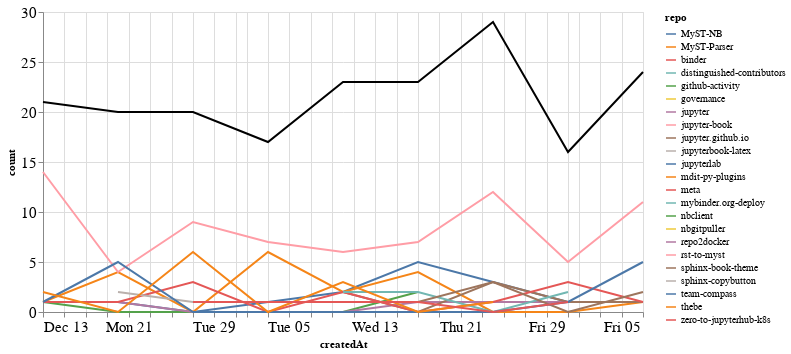

Notebook source saved alongside this figure:
### Markdown cell above
### Comments

### Code cell
comments_time = comments.groupby('repo').resample('W', on='createdAt').count()['author'].reset_index()
comments_time = comments_time.rename(columns={'author': 'count'})
comments_time_total = comments_time.groupby('createdAt').agg({"count": "sum"}).reset_index()
ch1 = alt.Chart(comments_time, width=600).mark_line().encode(
    x='createdAt',
    y='count',
    color='repo',
    tooltip="repo"
)

ch2 = alt.Chart(comments_time_total, width=600).mark_line(color="black").encode(
    x='createdAt',
    y='count',
)

ch1 + ch2

### Figure 1 — Vega-Lite specification as saved in the notebook (floating-point values rounded to 4 significant figures)
{"config": {"axisLeft": {"labelFontSize": 15}, "axisBottom": {"labelFontSize": 15}}, "layer": [{"data": {"name": "data-1efa1951cbdfe64de4a7d5209853aee6"}, "mark": "line", "encoding": {"color": {"type": "nominal", "field": "repo"}, "tooltip": {"type": "nominal", "field": "repo"}, "x": {"type": "temporal", "field": "createdAt"}, "y": {"type": "quantitative", "field": "count"}}, "width": 600}, {"data": {"name": "data-4f330f8bddfc37365d72b127088dcec0"}, "mark": {"type": "line", "color": "black"}, "encoding": {"x": {"type": "temporal", "field": "createdAt"}, "y": {"type": "quantitative", "field": "count"}}, "width": 600}], "$schema": "https://vega.github.io/schema/vega-lite/v4.8.1.json", "datasets": {"data-1efa1951cbdfe64de4a7d5209853aee6": [{"repo": "MyST-NB", "createdAt": "2020-12-20T00:00:00", "count": 1}, {"repo": "MyST-NB", "createdAt": "2020-12-27T00:00:00", "count": 0}, {"repo": "MyST-NB", "createdAt": "2021-01-03T00:00:00", "count": 1}, {"repo": "MyST-NB", "createdAt": "2021-01-10T00:00:00", "count": 2}, {"repo": "MyST-NB", "createdAt": "2021-01-17T00:00:00", "count": 5}, {"repo": "MyST-NB", "createdAt": "2021-01-24T00:00:00", "count": 3}, {"repo": "MyST-NB", "createdAt": "2021-01-31T00:00:00", "count": 1}, {"repo": "MyST-Parser", "createdAt": "2020-12-13T00:00:00", "count": 1}, {"repo": "MyST-Parser", "createdAt": "2020-12-20T00:00:00", "count": 4}, {"repo": "MyST-Parser", "createdAt": "2020-12-27T00:00:00", "count": 0}, {"repo": "MyST-Parser", "createdAt": "2021-01-03T00:00:00", "count": 6}, {"repo": "MyST-Parser", "createdAt": "2021-01-10T00:00:00", "count": 2}, {"repo": "MyST-Parser", "createdAt": "2021-01-17T00:00:00", "count": 4}, {"repo": "MyST-Parser", "createdAt": "2021-01-24T00:00:00", "count": 0}, {"repo": "MyST-Parser", "createdAt": "2021-01-31T00:00:00", "count": 0}, {"repo": "MyST-Parser", "createdAt": "2021-02-07T00:00:00", "count": 1}, {"repo": "binder", "createdAt": "2021-01-31T00:00:00", "count": 1}, {"repo": "distinguished-contributors", "createdAt": "2020-12-20T00:00:00", "count": 1}, {"repo": "github-activity", "createdAt": "2020-12-13T00:00:00", "count": 1}, {"repo": "github-activity", "createdAt": "2020-12-20T00:00:00", "count": 0}, {"repo": "github-activity", "createdAt": "2020-12-27T00:00:00", "count": 0}, {"repo": "github-activity", "createdAt": "2021-01-03T00:00:00", "count": 0}, {"repo": "github-activity", "createdAt": "2021-01-10T00:00:00", "count": 0}, {"repo": "github-activity", "createdAt": "2021-01-17T00:00:00", "count": 2}, {"repo": "governance", "createdAt": "2021-01-24T00:00:00", "count": 1}, {"repo": "jupyter", "createdAt": "2020-12-20T00:00:00", "count": 1}, {"repo": "jupyter", "createdAt": "2020-12-27T00:00:00", "count": 0}, {"repo": "jupyter", "createdAt": "2021-01-03T00:00:00", "count": 0}, {"repo": "jupyter", "createdAt": "2021-01-10T00:00:00", "count": 0}, {"repo": "jupyter", "createdAt": "2021-01-17T00:00:00", "count": 1}, {"repo": "jupyter", "createdAt": "2021-01-24T00:00:00", "count": 1}, {"repo": "jupyter", "createdAt": "2021-01-31T00:00:00", "count": 1}, {"repo": "jupyter-book", "createdAt": "2020-12-13T00:00:00", "count": 14}, {"repo": "jupyter-book", "createdAt": "2020-12-20T00:00:00", "count": 4}, {"repo": "jupyter-book", "createdAt": "2020-12-27T00:00:00", "count": 9}, {"repo": "jupyter-book", "createdAt": "2021-01-03T00:00:00", "count": 7}, {"repo": "jupyter-book", "createdAt": "2021-01-10T00:00:00", "count": 6}, {"repo": "jupyter-book", "createdAt": "2021-01-17T00:00:00", "count": 7}, {"repo": "jupyter-book", "createdAt": "2021-01-24T00:00:00", "count": 12}, {"repo": "jupyter-book", "createdAt": "2021-01-31T00:00:00", "count": 5}, {"repo": "jupyter-book", "createdAt": "2021-02-07T00:00:00", "count": 11}, {"repo": "jupyter.github.io", "createdAt": "2021-01-10T00:00:00", "count": 2}, {"repo": "jupyter.github.io", "createdAt": "2021-01-17T00:00:00", "count": 0}, {"repo": "jupyter.github.io", "createdAt": "2021-01-24T00:00:00", "count": 3}, {"repo": "jupyter.github.io", "createdAt": "2021-01-31T00:00:00", "count": 1}, {"repo": "jupyter.github.io", "createdAt": "2021-02-07T00:00:00", "count": 1}, {"repo": "jupyterbook-latex", "createdAt": "2021-02-07T00:00:00", "count": 2}, {"repo": "jupyterlab", "createdAt": "2020-12-20T00:00:00", "count": 1}, {"repo": "mdit-py-plugins", "createdAt": "2021-02-07T00:00:00", "count": 1}, {"repo": "meta", "createdAt": "2020-12-13T00:00:00", "count": 1}, {"repo": "meta", "createdAt": "2020-12-20T00:00:00", "count": 1}, {"repo": "meta", "createdAt": "2020-12-27T00:00:00", "count": 3}, {"repo": "meta", "createdAt": "2021-01-03T00:00:00", "count": 0}, {"repo": "meta", "createdAt": "2021-01-10T00:00:00", "count": 2}, {"repo": "meta", "createdAt": "2021-01-17T00:00:00", "count": 0}, {"repo": "meta", "createdAt": "2021-01-24T00:00:00", "count": 1}, {"repo": "meta", "createdAt": "2021-01-31T00:00:00", "count": 3}, {"repo": "meta", "createdAt": "2021-02-07T00:00:00", "count": 1}, {"repo": "mybinder.org-deploy", "createdAt": "2021-01-10T00:00:00", "count": 2}, {"repo": "mybinder.org-deploy", "createdAt": "2021-01-17T00:00:00", "count": 2}, {"repo": "mybinder.org-deploy", "createdAt": "2021-01-24T00:00:00", "count": 0}, {"repo": "mybinder.org-deploy", "createdAt": "2021-01-31T00:00:00", "count": 2}, {"repo": "nbclient", "createdAt": "2020-12-13T00:00:00", "count": 1}, {"repo": "nbgitpuller", "createdAt": "2021-01-10T00:00:00", "count": 2}, {"repo": "repo2docker", "createdAt": "2021-01-24T00:00:00", "count": 4}, {"repo": "rst-to-myst", "createdAt": "2021-01-03T00:00:00", "count": 1}, {"repo": "sphinx-book-theme", "createdAt": "2021-01-10T00:00:00", "count": 1}, {"repo": "sphinx-book-theme", "createdAt": "2021-01-17T00:00:00", "count": 1}, {"repo": "sphinx-book-theme", "createdAt": "2021-01-24T00:00:00", "count": 3}, {"repo": "sphinx-book-theme", "createdAt": "2021-01-31T00:00:00", "count": 0}, {"repo": "sphinx-book-theme", "createdAt": "2021-02-07T00:00:00", "count": 2}, {"repo": "sphinx-copybutton", "createdAt": "2020-12-20T00:00:00", "count": 2}, {"repo": "sphinx-copybutton", "createdAt": "2020-12-27T00:00:00", "count": 1}, {"repo": "sphinx-copybutton", "createdAt": "2021-01-03T00:00:00", "count": 1}, {"repo": "team-compass", "createdAt": "2020-12-13T00:00:00", "count": 1}, {"repo": "team-compass", "createdAt": "2020-12-20T00:00:00", "count": 5}, {"repo": "team-compass", "createdAt": "2020-12-27T00:00:00", "count": 0}, {"repo": "team-compass", "createdAt": "2021-01-03T00:00:00", "count": 0}, {"repo": "team-compass", "createdAt": "2021-01-10T00:00:00", "count": 0}, {"repo": "team-compass", "createdAt": "2021-01-17T00:00:00", "count": 0}, {"repo": "team-compass", "createdAt": "2021-01-24T00:00:00", "count": 0}, {"repo": "team-compass", "createdAt": "2021-01-31T00:00:00", "count": 1}, {"repo": "team-compass", "createdAt": "2021-02-07T00:00:00", "count": 5}, {"repo": "thebe", "createdAt": "2020-12-13T00:00:00", "count": 2}, {"repo": "thebe", "createdAt": "2020-12-20T00:00:00", "count": 0}, {"repo": "thebe", "createdAt": "2020-12-27T00:00:00", "count": 6}, {"repo": "thebe", "createdAt": "2021-01-03T00:00:00", "count": 0}, {"repo": "thebe", "createdAt": "2021-01-10T00:00:00", "count": 3}, {"repo": "thebe", "createdAt": "2021-01-17T00:00:00", "count": 0}, {"repo": "thebe", "createdAt": "2021-01-24T00:00:00", "count": 1}, {"repo": "zero-to-jupyterhub-k8s", "createdAt": "2020-12-27T00:00:00", "count": 1}, {"repo": "zero-to-jupyterhub-k8s", "createdAt": "2021-01-03T00:00:00", "count": 1}, {"repo": "zero-to-jupyterhub-k8s", "createdAt": "2021-01-10T00:00:00", "count": 1}, {"repo": "zero-to-jupyterhub-k8s", "createdAt": "2021-01-17T00:00:00", "count": 1}, {"repo": "zero-to-jupyterhub-k8s", "createdAt": "2021-01-24T00:00:00", "count": 0}, {"repo": "zero-to-jupyterhub-k8s", "createdAt": "2021-01-31T00:00:00", "count": 1}], "data-4f330f8bddfc37365d72b127088dcec0": [{"createdAt": "2020-12-13T00:00:00", "count": 21}, {"createdAt": "2020-12-20T00:00:00", "count": 20}, {"createdAt": "2020-12-27T00:00:00", "count": 20}, {"createdAt": "2021-01-03T00:00:00", "count": 17}, {"createdAt": "2021-01-10T00:00:00", "count": 23}, {"createdAt": "2021-01-17T00:00:00", "count": 23}, {"createdAt": "2021-01-24T00:00:00", "count": 29}, {"createdAt": "2021-01-31T00:00:00", "count": 16}, {"createdAt": "2021-02-07T00:00:00", "count": 24}]}}
